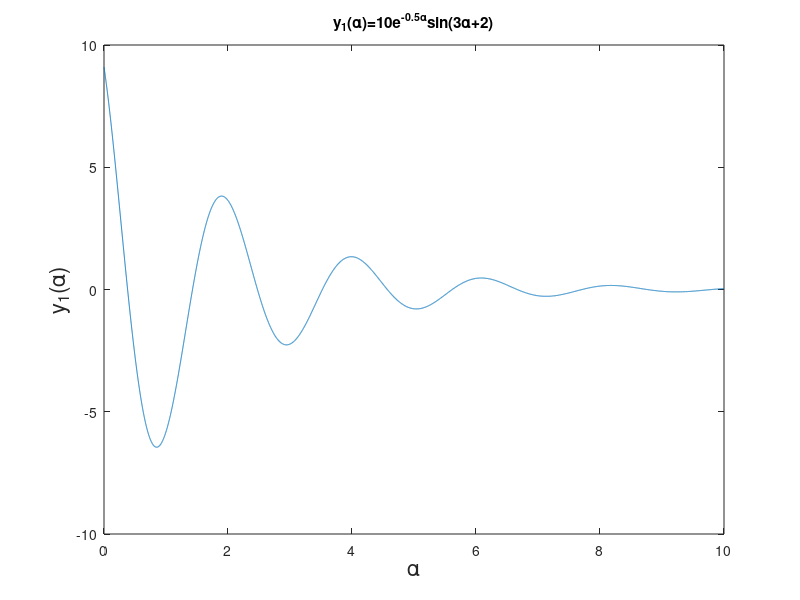
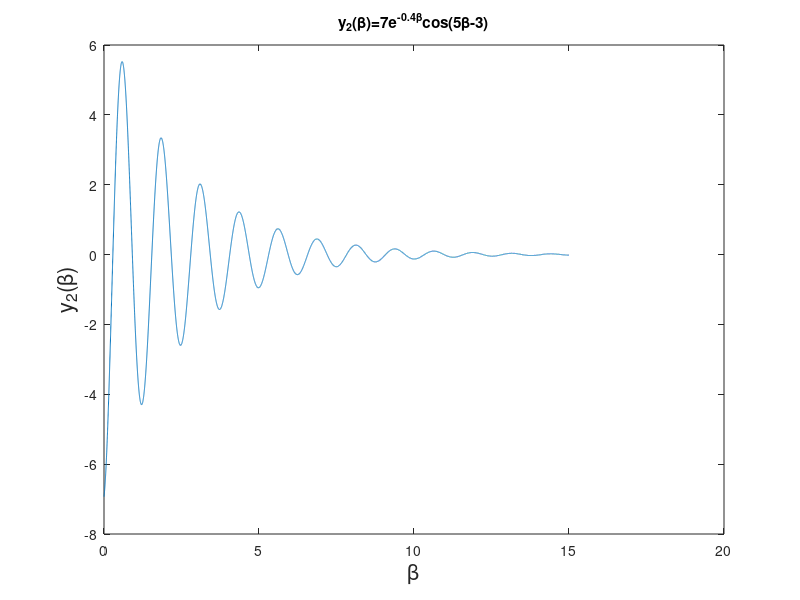

These charts were generated, in order, by the following MATLAB code:
clc; clear; close all; pause(0.5)

a = 0:0.001:10 ;
y1 = 10.*exp(-0.5.*a).*sin(3.*a+2) ;
plot(a,y1)
xlabel('\alpha','fontsize',16)
ylabel('y_1(\alpha)','fontsize',16)
title('y_1(\alpha)=10e^{-0.5\alpha}sin(3\alpha+2)')

figure

b = 0:0.001:15 ;
y2 = 7.*exp(-0.4.*b).*cos(5.*b-3) ;
plot(b,y2)
xlabel('\beta','fontsize',16)
ylabel('y_2(\beta)','fontsize',16)
title('y_2(\beta)=7e^{-0.4\beta}cos(5\beta-3)')
